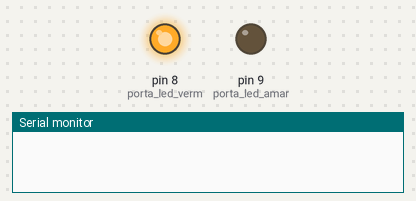
This sketch was run on a simulated Arduino Uno, built with avr-gcc and run on an emulated ATmega328P. Parts: output pins drawn as LEDs (lit = HIGH), the last lines printed to the serial monitor.

Above: at 0.5 s.
At 2.0 s:
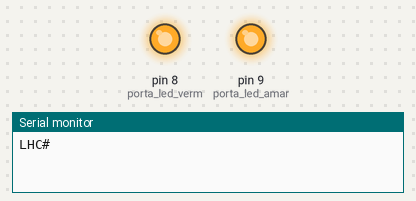
Timing chart, 0 to 3.5 s (numbered marks = the images above):
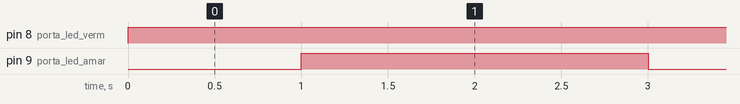

Measured:
- by itself, pin 8 (porta_led_verm): LOW → HIGH at 0.00 s
- by itself, pin 9 (porta_led_amar): alternates HIGH for 2.0 s and LOW for 1.0 s

The sketch:

ArduinoMegaTXAPC220.ino
```cpp
//Variavel que armazena os caracteres recebidos
char buf;

//Definicoes das portas dos leds
int porta_led_verm = 8;
int porta_led_amar = 9;

//Variaveis para controle do estado dos leds
int estado_verm = 0;
int estado_amar = 0;

void setup(){
  pinMode(porta_led_verm, OUTPUT);
  pinMode(porta_led_amar, OUTPUT);
  Serial.begin(9600);
}

void loop(){
  //Aguarda os dados na serial
  while(Serial.available() > 0)  {
    buf = Serial.read();
    if (buf == 'LHC#'){
     digitalWrite(porta_led_amar, HIGH);
     digitalWrite(porta_led_verm, LOW);
     delay(1000);
    }

  }//while end

  digitalWrite(porta_led_verm, 1);
  delay(500);
  Mandar();
}

void Mandar(){
  Serial.print("LHC#");
  digitalWrite(porta_led_amar, 0);
  delay(500);
  digitalWrite(porta_led_amar, 1);
  delay(2000);
  digitalWrite(porta_led_amar, 0);
}
```
